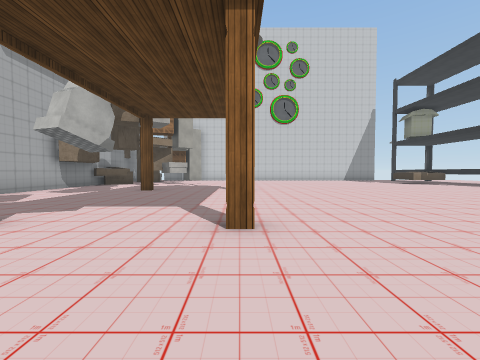
[1] (above)

22 first-person views from a walk through a 3-D level made in the Unity game engine. The camera is 1.2 m above the floor, tilts 2° down and sees 90° across. The floor is counted in squares, 2 m on a side. Each view is taken from the middle of a square. On the plan, view 1 faces up. The plan holds only what a view shows up to about 9 squares ahead; the rest is blank. The place goes on beyond the plan. The player is left out. Some surface patterns are stand-ins.

[2]
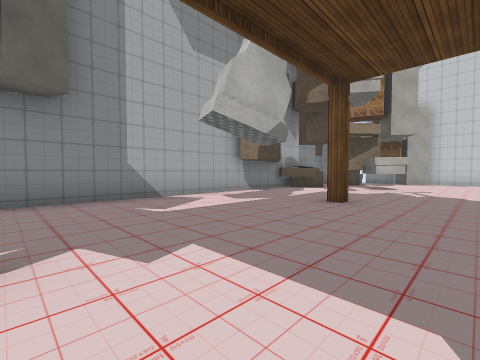

[3]
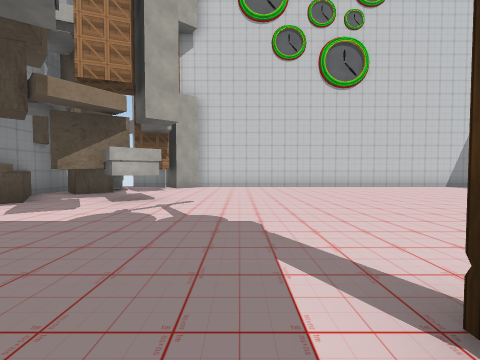

[4]
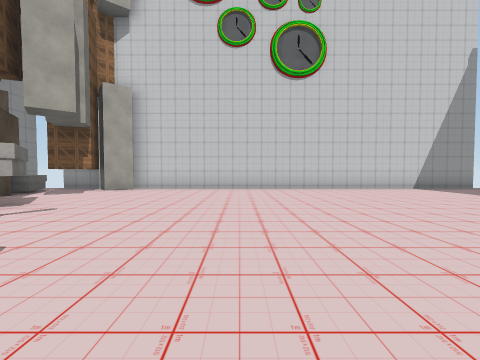

[5]
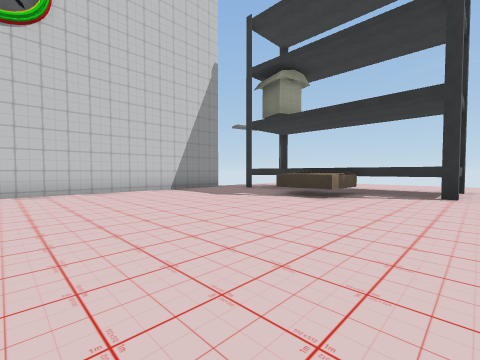

[6]
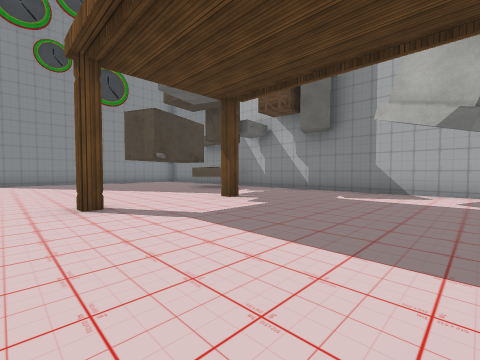

[7]
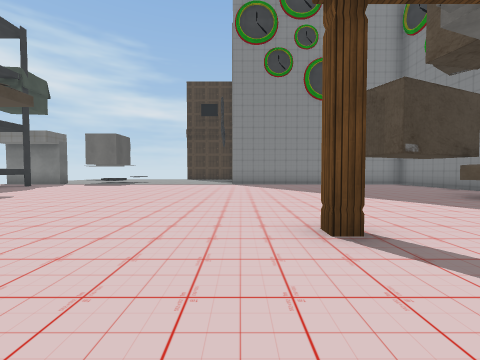

[8]
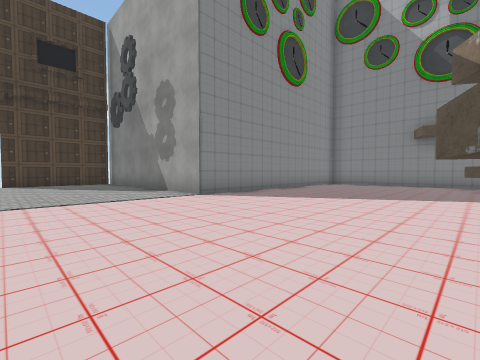

[9]
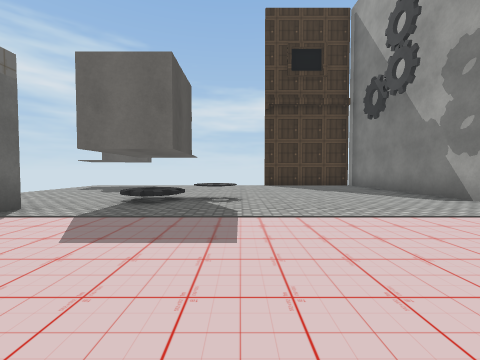

[10]
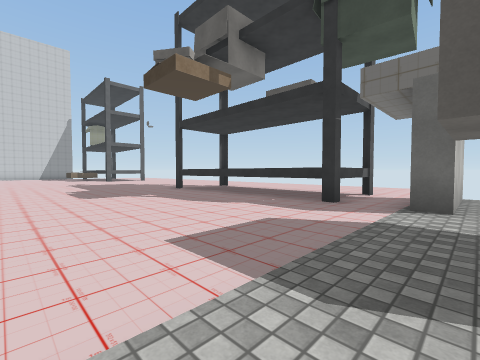

[11]
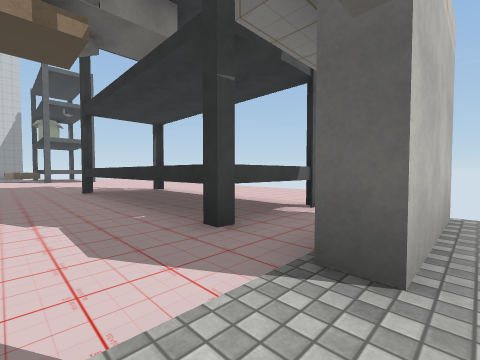

[12]
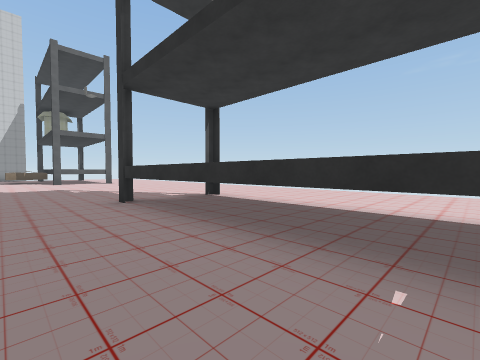

[13]
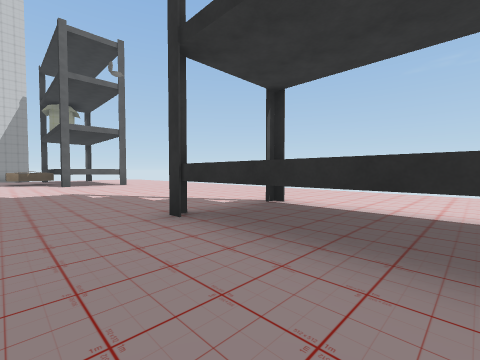

[14]
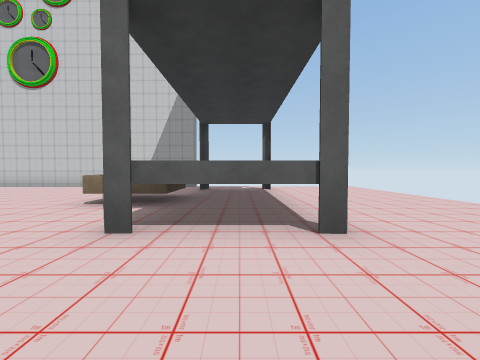

[15]
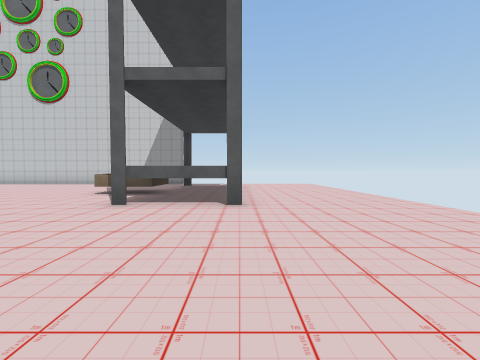

[16]
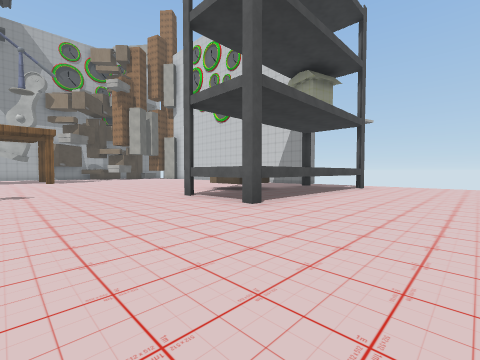

[17]
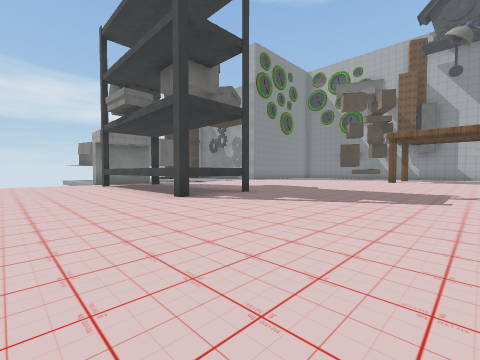

[18]
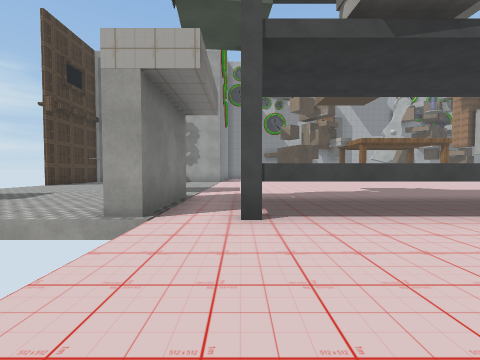

[19]
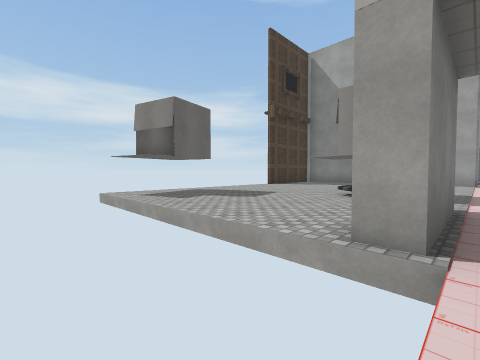

[20]
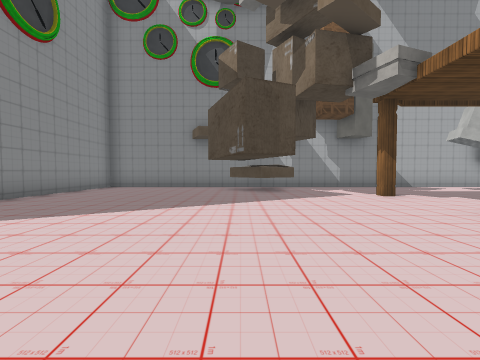

[21]
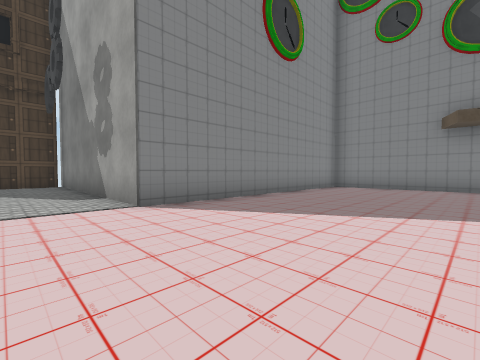

[22]
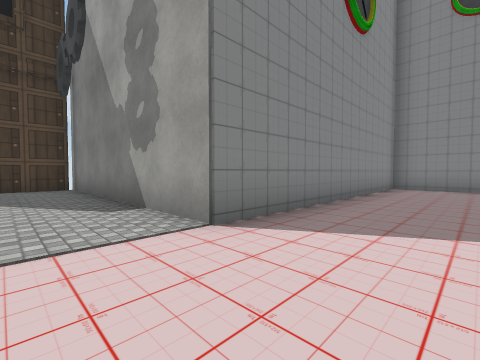

### Floor plan
Key: @ floor where view 1 was taken; # wall or solid block; x gap in a wall; . main floor; : floor 0.5 m higher than the main floor; ^ raised ledge; B box; O other object.
Columns run from 8 left of view 1 to 15 right of it. Each row starts with its distance up from view 1.
 17   ###############x
 16   #O#O..................
 15   OO#.............^ ^...
 14   OO..............^ ^...
 13 OOOBB.............O ^...
 12   OB.O...........OO ^...
 11  OO...............O ^...
 10  #................^^^...
  9  #......................
  8  #...#..#...............
  7  #......................
  6  #......................
  5  #......................
  4  #......................
  3  #...#..#...............
  2  #......................
  1   ................^^#...
  0   OOO...@.........^ ^...
 -1  #.O..............^ ^...
 -2  #................^ ^...
 -3  #................^ ^...
 -4  #................^ ^...
 -5  #................^^^...
 -6  #########........###...
 -7          #..........#
 -8          #....OO:....
 -9          #...........
-10          #...........
-11          #...........
-12          #...........
-13          #####.......

Where each view was taken, in squares from view 1:
view 1: 0 up, 0 right, facing up
view 2: 3 up, 1 left, facing up-left
view 3: 7 up, 1 left, facing up
view 4: 8 up, 1 right, facing up
view 5: 9 up, 3 right, facing up-right
view 6: 7 up, 1 right, facing down-left
view 7: 5 up, 1 right, facing down
view 8: 1 down, 5 right, facing down-left
view 9: 3 down, 6 right, facing down
view 10: 7 down, 5 right, facing up-right
view 11: 7 down, 8 right, facing up-right
view 12: 4 down, 8 right, facing up-right
view 13: 2 down, 8 right, facing up-right
view 14: 7 up, 11 right, facing up
view 15: 5 up, 12 right, facing up
view 16: 6 up, 15 right, facing up-left
view 17: 6 up, 15 right, facing down-left
view 18: 5 down, 15 right, facing left
view 19: 6 down, 14 right, facing down-left
view 20: 1 down, 3 right, facing left
view 21: 2 down, 3 right, facing down-left
view 22: 4 down, 3 right, facing down-left
